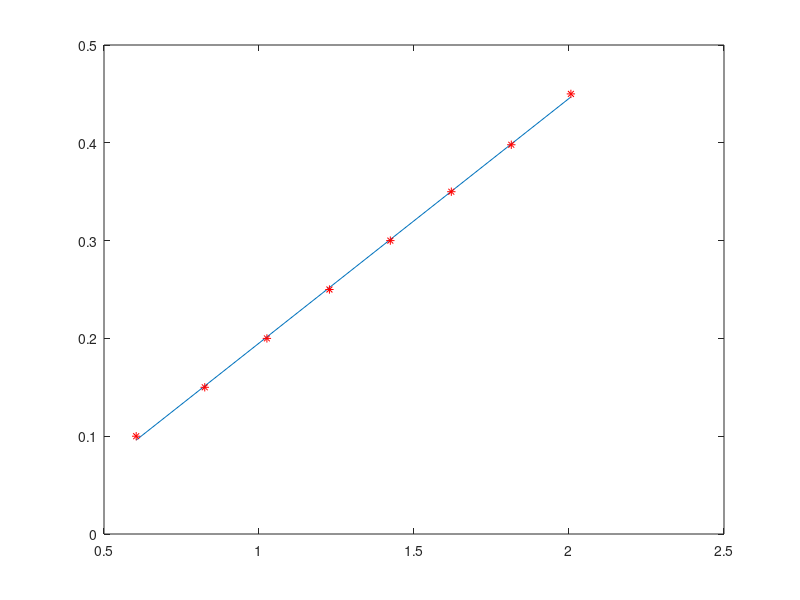

Write the MATLAB code that produced this figure. (Note: this script raises an error after producing the figure.)
%calibration 
% starts at file 33
clear all
close all
h = [45, 39.8, 35, 30, 25, 20, 15, 10]*1e-2;
volt(1) = mean([2.007,2.006,2.011, 2.0025,2.004]);
volt(2) = mean([1.8089, 1.8221, 1.8114, 1.8078, 1.819,1.8175,1.81499,1.809]);
volt(3) = mean([1.612,1.628,1.619,1.618,1.625]);
volt(4) = mean([1.428,1.4337,1.417,1.414,1.4256]);
volt(5) = mean([1.226,1.233,1.227,1.226,1.224]);
volt(6) = mean([1.023,1.019,1.030,1.030,1.026,1.025]);
volt(7) = mean([.816,.826,.833,.824,.824,.827]);
volt(8) = mean([.5958,.6019,.6034,.6095,.6085]);


%%
%convert voltage to height 
P = polyfit(volt,h, 1);
y = polyval(P,volt);
close all
plot(volt,y)
hold on
plot(volt,h,'r*')

%% smallest diameter tube 
% find mu from data
run import_script.m

t = labdata(:,1);
volt = labdata(:,2);
height = P(1)*volt+P(2);
h0 = height(1);
figure
plot(t,log(height/h0))
hold on 
grid on 

% h0 = 
rho = 999.75; %kg/m^3 at temp 9.something degrees C
g = 9.82;
l = 28.95e-2; %length of pipe
r = .14e-2/2;
D = 6.4e-2;
A = pi*(D/2)^2 ;
space = [400:1450];
P1 = polyfit(t(space),log(height(space)/h0),1);
k = -P1(1);
mu1 = pi*r^4*rho*g/(8*A*k*l)
plot(t(space(1)), log(height(space(1))/h0), 'r*')
plot(t(space(end)), log(height(space(end))/h0),'r*')
xlabel('Time [s]')
ylabel('ln(h/h0)')
% plot(t(1650), log(height(1650)/h0), 'r*')
% plot(t(end), log(height(end)/h0),'r*')




figure
plot(t,height)
hold on 
grid on 
h_mean = mean(height(space));
dhdt = (height(space(1)) - height(space(end)))/(t(space(1)) - t(space(end))); %DY/DT

plot(t(400), height(400), 'r*')
plot(t(1450), height(1450),'r*')

u = -dhdt*A/(pi*r^2);
Re = u*rho*(2*r)/mu1
%% second measurement, 
% find mu from data
run import_script2.m

t = labdata2(:,1);
volt = labdata2(:,2);
height = P(1)*volt+P(2);
h0 = P(1)*volt(1)+P(2);
figure
plot(t,log(height/h0))
hold on 
grid on 
xlabel('Time [s]')
ylabel('ln(h/h0)')
% h0 = 
r = .5*.28e-2;
l = 32.25e-2;
D = 6.46e-2;
A = pi*(D/2)^2 ;
P2 = polyfit(t,log(height/h0),1);
k = -P2(1);
mu2 = pi*r^4*rho*g/(8*A*k*l)


space_lam = [250:length(t)];
dhdt = (height(space_lam(1)) - height(space_lam(end)))/(t(space_lam(1)) - t(space_lam(end))); %DY/DT
plot(t(space_lam(1)), log(height(space_lam(1))/h0), 'r*')
plot(t(space_lam(end)), log(height(space_lam(end))/h0),'r*')
u = -dhdt*A/(pi*r^2);
Re_lam = u*rho*(2*r)/mu1

space_trans = [100:250];
dhdt = (height(space_trans(1)) - height(space_trans(end)))/(t(space_trans(1)) - t(space_trans(end))); %DY/DT
plot(t(space_trans(1)), log(height(space_trans(1))/h0), 'r*')
plot(t(space_trans(end)), log(height(space_trans(end))/h0),'r*')
u = -dhdt*A/(pi*r^2);
Re_trans = u*rho*(2*r)/mu1

space_turb = [1:100];
dhdt = (height(space_turb(1)) - height(space_turb(end)))/(t(space_turb(1)) - t(space_turb(end))); %DY/DT
plot(t(space_turb(1)), log(height(space_turb(1))/h0), 'r*')
plot(t(space_turb(end)), log(height(space_turb(end))/h0),'r*')
u = -dhdt*A/(pi*r^2);
Re_turb = u*rho*(2*r)/mu1


figure 
plot(t,height)
hold on 
grid on 
plot(t(space_lam(1)), height(space_lam(1)), 'r*')
plot(t(space_lam(end)), height(space_lam(end)),'r*')
plot(t(space_trans(1)), height(space_trans(1)), 'r*')
plot(t(space_trans(end)), height(space_trans(end)),'r*')
plot(t(space_turb(1)), height(space_turb(1)), 'r*')
plot(t(space_turb(end)), height(space_turb(end)),'r*')

